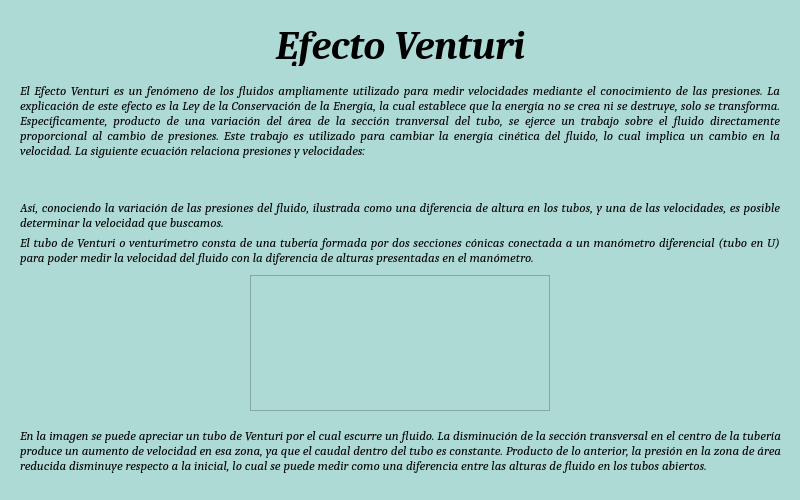
<?xml version="1.0" encoding="UTF-8"?>
<ui version="4.0">
 <class>MainWindow</class>
 <widget class="QMainWindow" name="MainWindow">
  <property name="geometry">
   <rect>
    <x>0</x>
    <y>0</y>
    <width>800</width>
    <height>500</height>
   </rect>
  </property>
  <property name="sizePolicy">
   <sizepolicy hsizetype="Preferred" vsizetype="Preferred">
    <horstretch>0</horstretch>
    <verstretch>0</verstretch>
   </sizepolicy>
  </property>
  <property name="maximumSize">
   <size>
    <width>949</width>
    <height>583</height>
   </size>
  </property>
  <property name="baseSize">
   <size>
    <width>0</width>
    <height>0</height>
   </size>
  </property>
  <property name="windowTitle">
   <string>Conoce el Efecto Venturi</string>
  </property>
  <property name="windowOpacity">
   <double>1.000000000000000</double>
  </property>
  <property name="layoutDirection">
   <enum>Qt::LeftToRight</enum>
  </property>
  <property name="autoFillBackground">
   <bool>false</bool>
  </property>
  <property name="styleSheet">
   <string notr="true">background-color: #ADDAD5</string>
  </property>
  <widget class="QWidget" name="centralwidget">
   <widget class="QLabel" name="TextoInformativo">
    <property name="geometry">
     <rect>
      <x>20</x>
      <y>80</y>
      <width>760</width>
      <height>81</height>
     </rect>
    </property>
    <property name="font">
     <font>
      <family>Cambria</family>
      <pointsize>10</pointsize>
      <weight>50</weight>
      <italic>true</italic>
      <bold>false</bold>
     </font>
    </property>
    <property name="text">
     <string>El Efecto Venturi es un fenómeno de los fluidos ampliamente utilizado para medir velocidades mediante el conocimiento de las presiones. La explicación de este efecto es la Ley de la Conservación de la Energía, la cual establece que la energía no se crea ni se destruye, solo se transforma. Específicamente, producto de una variación del área de la sección tranversal del tubo, se ejerce un trabajo sobre el fluido directamente proporcional al cambio de presiones. Este trabajo es utilizado para cambiar la energía cinética del fluido, lo cual implica un cambio en la velocidad. La siguiente ecuación relaciona presiones y velocidades:</string>
    </property>
    <property name="textFormat">
     <enum>Qt::AutoText</enum>
    </property>
    <property name="alignment">
     <set>Qt::AlignJustify|Qt::AlignVCenter</set>
    </property>
    <property name="wordWrap">
     <bool>true</bool>
    </property>
    <property name="openExternalLinks">
     <bool>false</bool>
    </property>
   </widget>
   <widget class="QLabel" name="Imagen">
    <property name="enabled">
     <bool>true</bool>
    </property>
    <property name="geometry">
     <rect>
      <x>250</x>
      <y>275</y>
      <width>300</width>
      <height>136</height>
     </rect>
    </property>
    <property name="sizePolicy">
     <sizepolicy hsizetype="Preferred" vsizetype="Preferred">
      <horstretch>0</horstretch>
      <verstretch>0</verstretch>
     </sizepolicy>
    </property>
    <property name="minimumSize">
     <size>
      <width>10</width>
      <height>10</height>
     </size>
    </property>
    <property name="maximumSize">
     <size>
      <width>1000</width>
      <height>1000</height>
     </size>
    </property>
    <property name="contextMenuPolicy">
     <enum>Qt::NoContextMenu</enum>
    </property>
    <property name="styleSheet">
     <string notr="true">image: url(:/newPrefix/tubo1.2.bmp);</string>
    </property>
    <property name="frameShape">
     <enum>QFrame::StyledPanel</enum>
    </property>
    <property name="frameShadow">
     <enum>QFrame::Sunken</enum>
    </property>
    <property name="lineWidth">
     <number>1</number>
    </property>
    <property name="text">
     <string/>
    </property>
    <property name="pixmap">
     <pixmap>../Imagenes/fotito_tubito.jpeg</pixmap>
    </property>
    <property name="scaledContents">
     <bool>true</bool>
    </property>
    <property name="alignment">
     <set>Qt::AlignCenter</set>
    </property>
    <property name="wordWrap">
     <bool>false</bool>
    </property>
   </widget>
   <widget class="QLabel" name="Titulo">
    <property name="geometry">
     <rect>
      <x>240</x>
      <y>25</y>
      <width>321</width>
      <height>41</height>
     </rect>
    </property>
    <property name="font">
     <font>
      <family>Cambria</family>
      <pointsize>30</pointsize>
      <weight>75</weight>
      <italic>true</italic>
      <bold>true</bold>
     </font>
    </property>
    <property name="frameShape">
     <enum>QFrame::NoFrame</enum>
    </property>
    <property name="text">
     <string>Efecto Venturi</string>
    </property>
    <property name="textFormat">
     <enum>Qt::AutoText</enum>
    </property>
    <property name="scaledContents">
     <bool>true</bool>
    </property>
    <property name="alignment">
     <set>Qt::AlignCenter</set>
    </property>
    <property name="margin">
     <number>2</number>
    </property>
   </widget>
   <widget class="QLabel" name="label">
    <property name="geometry">
     <rect>
      <x>20</x>
      <y>200</y>
      <width>760</width>
      <height>31</height>
     </rect>
    </property>
    <property name="font">
     <font>
      <family>Cambria</family>
      <pointsize>10</pointsize>
      <italic>true</italic>
     </font>
    </property>
    <property name="text">
     <string>Así, conociendo la variación de las presiones del fluido, ilustrada como una diferencia de altura en los tubos, y una de las velocidades, es posible determinar la velocidad que buscamos.</string>
    </property>
    <property name="alignment">
     <set>Qt::AlignJustify|Qt::AlignVCenter</set>
    </property>
    <property name="wordWrap">
     <bool>true</bool>
    </property>
   </widget>
   <widget class="QLabel" name="label_2">
    <property name="geometry">
     <rect>
      <x>20</x>
      <y>235</y>
      <width>760</width>
      <height>30</height>
     </rect>
    </property>
    <property name="font">
     <font>
      <family>Cambria</family>
      <pointsize>10</pointsize>
      <italic>true</italic>
     </font>
    </property>
    <property name="text">
     <string>El tubo de Venturi o venturímetro consta de una tubería formada por dos secciones cónicas conectada a un manómetro diferencial (tubo en U) para poder medir la velocidad del fluido con la diferencia de alturas presentadas en el manómetro.</string>
    </property>
    <property name="alignment">
     <set>Qt::AlignJustify|Qt::AlignVCenter</set>
    </property>
    <property name="wordWrap">
     <bool>true</bool>
    </property>
   </widget>
   <widget class="QLabel" name="label_4">
    <property name="geometry">
     <rect>
      <x>350</x>
      <y>160</y>
      <width>120</width>
      <height>41</height>
     </rect>
    </property>
    <property name="text">
     <string/>
    </property>
    <property name="pixmap">
     <pixmap>../Imagenes/FormulaVenturi.png</pixmap>
    </property>
    <property name="scaledContents">
     <bool>true</bool>
    </property>
   </widget>
   <widget class="QLabel" name="label_5">
    <property name="geometry">
     <rect>
      <x>20</x>
      <y>420</y>
      <width>761</width>
      <height>61</height>
     </rect>
    </property>
    <property name="font">
     <font>
      <family>Cambria</family>
      <pointsize>10</pointsize>
      <italic>true</italic>
     </font>
    </property>
    <property name="text">
     <string>En la imagen se puede apreciar un tubo de Venturi por el cual escurre un fluido. La disminución de la sección transversal en el centro de la tubería produce un aumento de velocidad en esa zona, ya que el caudal dentro del tubo es constante. Producto de lo anterior, la presión en la zona de área reducida disminuye respecto a la inicial, lo cual se puede medir como una diferencia entre las alturas de fluido en los tubos abiertos.</string>
    </property>
    <property name="alignment">
     <set>Qt::AlignJustify|Qt::AlignVCenter</set>
    </property>
    <property name="wordWrap">
     <bool>true</bool>
    </property>
   </widget>
   <zorder>TextoInformativo</zorder>
   <zorder>Titulo</zorder>
   <zorder>Imagen</zorder>
   <zorder>label</zorder>
   <zorder>label_2</zorder>
   <zorder>label_4</zorder>
   <zorder>label_5</zorder>
  </widget>
  <widget class="QStatusBar" name="statusbar"/>
 </widget>
 <resources/>
 <connections/>
</ui>
